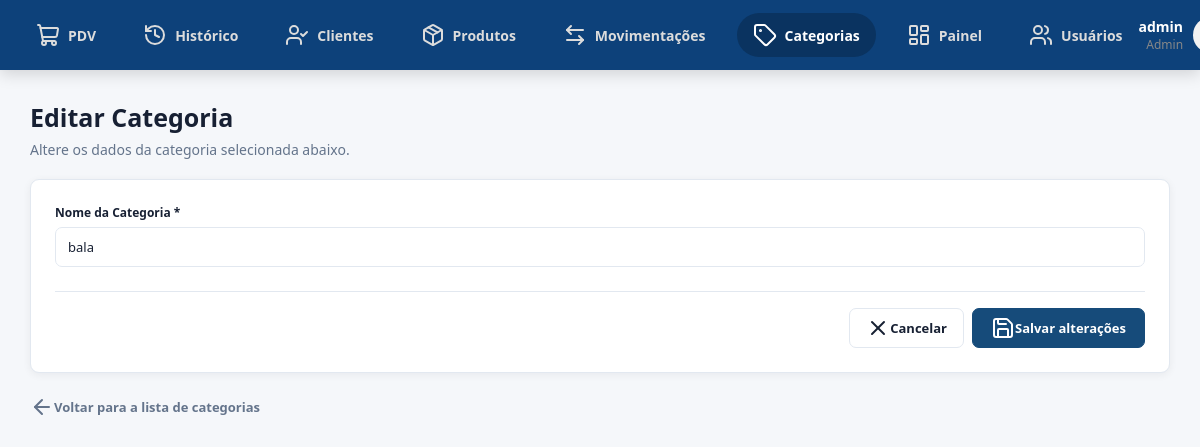
The page /categorias/3/editar (signed in) on the database as committed earlier.
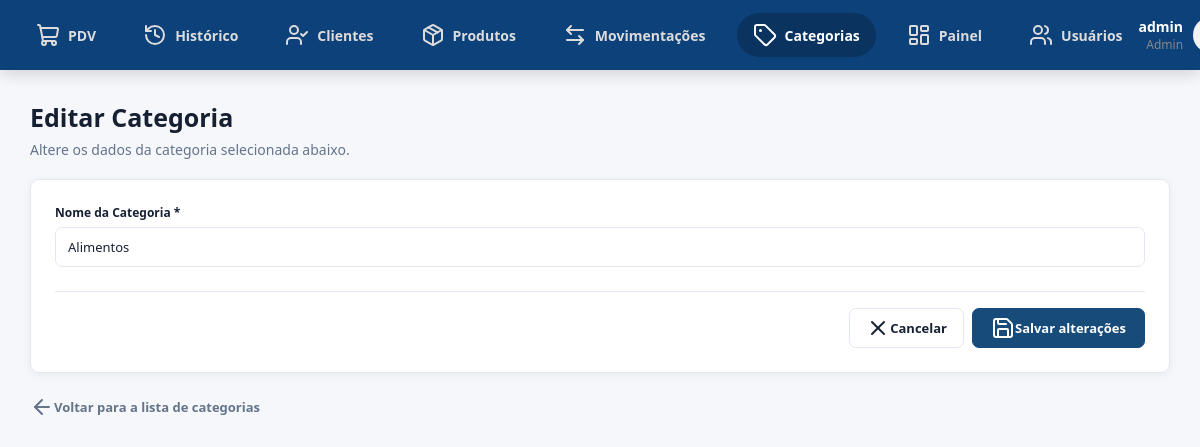
The same page on the database as committed later.
### app/models/categoria.py (models this page shows)
class Categoria(Base):
    __tablename__ = "categorias"
    id = Column(Integer, primary_key=True, autoincrement=True, index=True)
    nome = Column(String(100), nullable=False, unique=True)
    ativo = Column(Boolean, default=True)
    produtos = relationship("Produto", back_populates="categoria", lazy="select")

### app/controllers/categoria_controller.py (the view)
@router.get("/{categoria_id}/editar")
def form_editar_categoria(
    categoria_id: int,
    request: Request,
    db: Session = Depends(get_db),
    admin = Depends(get_admin)
):
    editando = db.query(Categoria).filter(
        Categoria.id == categoria_id
    ).first()
    if not editando:
        return RedirectResponse(url="/categorias", status_code=302)
    return templates.TemplateResponse(
        request,
        "categorias/form.html",
        {
            "request":  request,
            "usuario":  admin,
            "editando": editando,
        }
    )

### app/templates/categorias/form.html (shortened to what this page needs)
{% extends "base.html" %}
{% block extra_css %}
<link rel="stylesheet" href="/static/categorias-css/form.css">
{% endblock %}
{% block content %}
<main class="categorias-form-page">
    <div class="titulo-pagina">
        <h1>
            {{ "Editar Categoria" if editando else "Cadastrar Nova Categoria" }}
        </h1>
        <p>
            {% if editando %}
                Altere os dados da categoria selecionada abaixo.
            {% else %}
                Preencha o campo abaixo para registrar uma nova categoria.
            {% endif %}
        </p>
    </div>
    <div class="form-container-box modal-card">
        <form
            action="{% if editando %}/categorias/{{ editando.id }}/editar{% else %}/categorias/nova{% endif %}"
            method="post"
            class="form-container"
        >
            <div class="form-group">
                <label for="nome">
                    Nome da Categoria <span>*</span>
                </label>
                <input
                    type="text"
                    id="nome"
                    name="nome"
                    class="form-input"
                    placeholder="Ex: Bebidas, Lanches, Sobremesas..."
                    value="{{ editando.nome if editando else (valores.nome if valores else '') }}"
                    required
                    autofocus
                >
            </div>
            <div class="acoes-form form-actions">
                <a href="/categorias" class="btn-cancelar btn-cancel">
                    <i data-lucide="x"></i>
                    <span>Cancelar</span>
                </a>
                <button type="submit" class="btn-salvar btn-submit">
                    <i data-lucide="save"></i>
                    <span>
                        {{ "Salvar alterações" if editando else "Criar categoria" }}
                    </span>
                </button>
            </div>
        </form>
    </div>
    <div class="form-footer">
        <a href="/categorias" class="link-back">
            <i data-lucide="arrow-left"></i>
            <span>Voltar para a lista de categorias</span>
        </a>
    </div>
</main>
{% endblock %}

Rows that differ between the two databases and show on the page:
changed Categoria: nome "bala" → "Alimentos"
